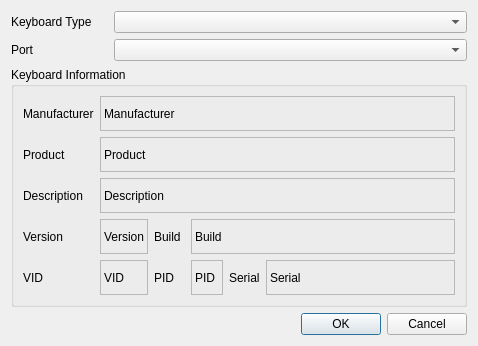
<?xml version="1.0" encoding="UTF-8"?>
<ui version="4.0">
 <class>KeyboardSelectorDialog</class>
 <widget class="QDialog" name="KeyboardSelectorDialog">
  <property name="geometry">
   <rect>
    <x>0</x>
    <y>0</y>
    <width>478</width>
    <height>346</height>
   </rect>
  </property>
  <property name="windowTitle">
   <string>Dialog</string>
  </property>
  <layout class="QGridLayout" name="gridLayout_2">
   <item row="1" column="0">
    <widget class="QLabel" name="label_2">
     <property name="text">
      <string>Port</string>
     </property>
    </widget>
   </item>
   <item row="1" column="1" colspan="2">
    <widget class="QComboBox" name="cbPort"/>
   </item>
   <item row="2" column="0" colspan="3">
    <widget class="QGroupBox" name="groupBox">
     <property name="title">
      <string>Keyboard Information</string>
     </property>
     <property name="flat">
      <bool>false</bool>
     </property>
     <layout class="QGridLayout" name="gridLayout">
      <item row="0" column="0">
       <widget class="QLabel" name="label_5">
        <property name="text">
         <string>Manufacturer</string>
        </property>
       </widget>
      </item>
      <item row="1" column="0">
       <widget class="QLabel" name="label_3">
        <property name="text">
         <string>Product</string>
        </property>
       </widget>
      </item>
      <item row="2" column="0">
       <widget class="QLabel" name="label_4">
        <property name="text">
         <string>Description</string>
        </property>
       </widget>
      </item>
      <item row="3" column="0">
       <widget class="QLabel" name="label_6">
        <property name="text">
         <string>Version</string>
        </property>
       </widget>
      </item>
      <item row="3" column="1">
       <widget class="QLabel" name="lVersion">
        <property name="frameShape">
         <enum>QFrame::StyledPanel</enum>
        </property>
        <property name="frameShadow">
         <enum>QFrame::Sunken</enum>
        </property>
        <property name="text">
         <string>Version</string>
        </property>
       </widget>
      </item>
      <item row="3" column="2">
       <widget class="QLabel" name="label_7">
        <property name="text">
         <string>Build</string>
        </property>
       </widget>
      </item>
      <item row="4" column="0">
       <widget class="QLabel" name="label_8">
        <property name="text">
         <string>VID</string>
        </property>
       </widget>
      </item>
      <item row="4" column="1">
       <widget class="QLabel" name="lVID">
        <property name="frameShape">
         <enum>QFrame::StyledPanel</enum>
        </property>
        <property name="frameShadow">
         <enum>QFrame::Sunken</enum>
        </property>
        <property name="text">
         <string>VID</string>
        </property>
       </widget>
      </item>
      <item row="4" column="2">
       <widget class="QLabel" name="label_9">
        <property name="text">
         <string>PID</string>
        </property>
       </widget>
      </item>
      <item row="4" column="3">
       <widget class="QLabel" name="lPID">
        <property name="frameShape">
         <enum>QFrame::StyledPanel</enum>
        </property>
        <property name="frameShadow">
         <enum>QFrame::Sunken</enum>
        </property>
        <property name="text">
         <string>PID</string>
        </property>
       </widget>
      </item>
      <item row="4" column="4">
       <widget class="QLabel" name="label_10">
        <property name="text">
         <string>Serial</string>
        </property>
       </widget>
      </item>
      <item row="4" column="5">
       <widget class="QLabel" name="lSerial">
        <property name="sizePolicy">
         <sizepolicy hsizetype="Preferred" vsizetype="Preferred">
          <horstretch>6</horstretch>
          <verstretch>0</verstretch>
         </sizepolicy>
        </property>
        <property name="frameShape">
         <enum>QFrame::StyledPanel</enum>
        </property>
        <property name="frameShadow">
         <enum>QFrame::Sunken</enum>
        </property>
        <property name="text">
         <string>Serial</string>
        </property>
       </widget>
      </item>
      <item row="2" column="1" colspan="5">
       <widget class="QLabel" name="lDescription">
        <property name="frameShape">
         <enum>QFrame::StyledPanel</enum>
        </property>
        <property name="frameShadow">
         <enum>QFrame::Sunken</enum>
        </property>
        <property name="text">
         <string>Description</string>
        </property>
       </widget>
      </item>
      <item row="1" column="1" colspan="5">
       <widget class="QLabel" name="lProduct">
        <property name="frameShape">
         <enum>QFrame::StyledPanel</enum>
        </property>
        <property name="frameShadow">
         <enum>QFrame::Sunken</enum>
        </property>
        <property name="text">
         <string>Product</string>
        </property>
       </widget>
      </item>
      <item row="0" column="1" colspan="5">
       <widget class="QLabel" name="lManufacturer">
        <property name="sizePolicy">
         <sizepolicy hsizetype="Preferred" vsizetype="Preferred">
          <horstretch>1</horstretch>
          <verstretch>0</verstretch>
         </sizepolicy>
        </property>
        <property name="frameShape">
         <enum>QFrame::StyledPanel</enum>
        </property>
        <property name="frameShadow">
         <enum>QFrame::Sunken</enum>
        </property>
        <property name="text">
         <string>Manufacturer</string>
        </property>
       </widget>
      </item>
      <item row="3" column="3" colspan="3">
       <widget class="QLabel" name="lBuild">
        <property name="frameShape">
         <enum>QFrame::StyledPanel</enum>
        </property>
        <property name="frameShadow">
         <enum>QFrame::Sunken</enum>
        </property>
        <property name="text">
         <string>Build</string>
        </property>
       </widget>
      </item>
     </layout>
    </widget>
   </item>
   <item row="3" column="0" colspan="3">
    <widget class="QDialogButtonBox" name="buttonBox">
     <property name="orientation">
      <enum>Qt::Horizontal</enum>
     </property>
     <property name="standardButtons">
      <set>QDialogButtonBox::Cancel|QDialogButtonBox::Ok</set>
     </property>
    </widget>
   </item>
   <item row="0" column="0">
    <widget class="QLabel" name="label">
     <property name="text">
      <string>Keyboard Type</string>
     </property>
    </widget>
   </item>
   <item row="0" column="1" colspan="2">
    <widget class="QComboBox" name="cbKeyboard">
     <property name="sizePolicy">
      <sizepolicy hsizetype="Preferred" vsizetype="Fixed">
       <horstretch>1</horstretch>
       <verstretch>0</verstretch>
      </sizepolicy>
     </property>
    </widget>
   </item>
  </layout>
 </widget>
 <resources/>
 <connections>
  <connection>
   <sender>buttonBox</sender>
   <signal>accepted()</signal>
   <receiver>KeyboardSelectorDialog</receiver>
   <slot>accept()</slot>
   <hints>
    <hint type="sourcelabel">
     <x>248</x>
     <y>254</y>
    </hint>
    <hint type="destinationlabel">
     <x>157</x>
     <y>274</y>
    </hint>
   </hints>
  </connection>
  <connection>
   <sender>buttonBox</sender>
   <signal>rejected()</signal>
   <receiver>KeyboardSelectorDialog</receiver>
   <slot>reject()</slot>
   <hints>
    <hint type="sourcelabel">
     <x>316</x>
     <y>260</y>
    </hint>
    <hint type="destinationlabel">
     <x>286</x>
     <y>274</y>
    </hint>
   </hints>
  </connection>
 </connections>
</ui>
